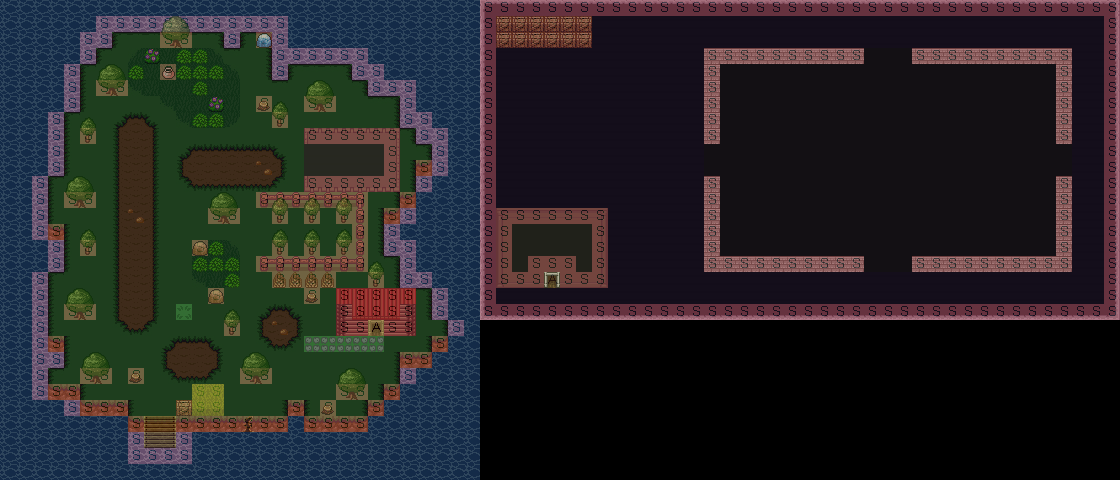

Rendered tile map (Tiled .tmx) drawn with the repository's tilesets; below, a short description and the map source with its tile grids summarised:
An orthogonal 70x30 tile map with 16x16 px tiles, 5 tile layers (Collision, Action, Terrain, TerrainOverlay, ...).

<map version="1.0" tiledversion="1.1.5" orientation="orthogonal" renderorder="right-down" width="70" height="30" tilewidth="16" tileheight="16" infinite="0" nextobjectid="3">
 <tileset firstgid="1" source="testtileset.tsx" />
 <layer name="Collision" width="70" height="30">
  <data>[2100 cells, 406 non-empty, 1 distinct tile ids]</data>
 </layer>
 <layer name="Action" width="70" height="30" opacity="0.9">
  <data>[2100 cells, 2 non-empty, 1 distinct tile ids]</data>
 </layer>
 <layer name="Terrain" width="70" height="30" opacity="0.4">
  <data>[2100 cells, 1700 non-empty, 68 distinct tile ids]</data>
 </layer>
 <layer name="TerrainOverlay" width="70" height="30" opacity="0.6">
  <data>[2100 cells, 4 non-empty, 2 distinct tile ids]</data>
 </layer>
 <layer name="Objects" width="70" height="30" opacity="0.5">
  <data>[2100 cells, 114 non-empty, 22 distinct tile ids]</data>
 </layer>
</map>